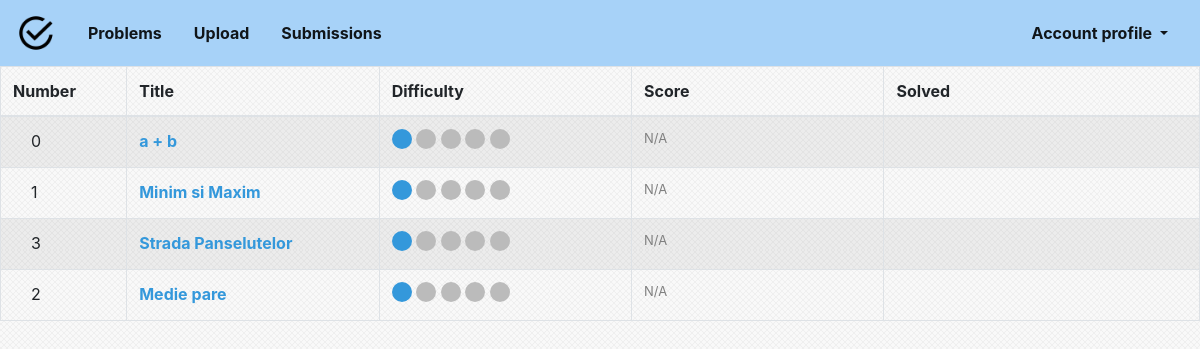
Screenshot of /checker/problem/ (signed in) with the database file from the repository.
### checker/models.py (models this page shows)
class Problem(models.Model):
    id = models.AutoField(auto_created=True, primary_key=True, serialize=False, verbose_name='ID')
    number = models.IntegerField(null=False)
    name = models.CharField(null=False, default='', max_length=100)
    solved = models.BooleanField(null=False, default=False)
    bestscore = models.IntegerField(null=False, default=0)
    coins_awarded = models.IntegerField(null=False, default=0)
    text = models.CharField(null=False, default='', max_length=10000)
    examples = models.CharField(null=False, default = '', max_length=100000)
    difficulty = models.IntegerField(null=False, default = 0)
    time_limit = models.FloatField(null=False, default = 0.0)
    memory_limit = models.IntegerField(null=False, default = 0)
    source_limit = models.IntegerField(null=False, default = 0)
    sources = models.ManyToManyField(to='checker.Document')

### checker/views.py (the view)
# urls.py: path('problem/', views.list_problems, name = 'list_problems'),
def list_problems(request):
    entries = Problem.objects.all()[::-1]
    problem_scores = [-1 for i in range(len(entries))]
    if not request.user.is_anonymous:
        user = User.objects.get(username = request.user.username)
        for source in user.profile.sent_sources.all():
            if source.score > problem_scores[source.problemobj.number]:
                problem_scores[source.problemobj.number] = source.score
    return render(request, 'problems.html', {'entries': zip(entries, problem_scores)})

### checker/context_processors.py (called while the page is built)
def percentage_solved(request):
    return {
       "percentage_solved": 0 if request.user.is_anonymous else int(len(request.user.profile.problems_solved.all()) / len(Problem.objects.all()) * 100)
    }

### checker/templates/problems.html (shortened to what this page needs)
{% extends 'base.html' %}
{% block content %}
<table class="table table-striped table-bordered">
    <thead>
        <tr>
            <th scope="col" style="width: 10%"> Number </th>
            <th scope="col" style="width: 20%"> Title </th>
            <th scope="col" style="width: 20%"> Difficulty </th>
            <th scope="col" style="width: 20%"> Score </th>
            <th scope="col" style="width: 25%"> Solved </th>
        </tr>
    </thead>
    <tbody>
    {% for entry, score in entries %}
        <tr>
            <td scope="row"  style="padding-left:30px">  {{ entry.number }} </td>
            <td> <strong> <a href="/checker/problem/{{entry.number}}/"> {{ entry.name }} </a>  </strong> </td>
            <td>
                {% for i in '12345'|make_list %}
                    {% if forloop.counter0 < entry.difficulty %}
                        <span class='bluedot'> </span>
                    {% else %}
                        <span class='dot'> </span>
                    {% endif %}
                {% endfor %}
            </td>
            <td>
            {% if score != -1 %}
                {{ score }}
            {% else %}
                <div style="font-size: 13px; color: gray"> N/A </div>
            {% endif %}
            </td>
            <td>
            </td>
        </tr>
    {% endfor %}
    </tbody>
</table>
{% endblock %}

### checker/templates/base.html (shortened to what this page needs)
{% load static %}
{% load add_attr %}
{% load imagekit %}
<!DOCTYPE html>
<html>
    <head>
        <link rel="stylesheet" href="https://stackpath.bootstrapcdn.com/bootstrap/4.4.1/css/bootstrap.min.css">
        <link rel="stylesheet" href="{% static 'css/upload.css' %}">
        <link rel="stylesheet" href="{% static 'css/loader.css' %}">
        <link rel="stylesheet" href="{% static 'css/styles/default.css' %}">
    </head>
    <body style="margin-bottom:50px">
        <nav class="navbar navbar-expand-lg navbar-light" style="background-color: #a7d2f8;">
            <a class="navbar-brand" href="/checker"> <img src="/static/img/logo.png" width="40" height="40"> </a>
            <div class="collapse navbar-collapse" id="navbarNavAltMarkup">
                <div class="navbar-nav">
                    <a class="nav-item nav-link active px-3" href="/checker/problem"> <b>Problems</b> <span class="sr-only">(current)</span></a>
                    <a class="nav-item nav-link active px-3" href="/checker/upload"> <b>Upload</b></a>
                    <a class="nav-item nav-link active px-3" href="/checker/sources"> <b>Submissions</b></a>
                </div>
            </div>
            <ul class="nav navbar-nav ml-auto">
                {% if user.is_anonymous %}
                    <a class="nav-item nav-link active px-3" href="/checker/accounts/login"> <b> Login </b></a>
                {% else %}
                    <li class="nav-item dropdown">
                        <a class="nav-link dropdown-toggle active px-3" href="#" id="navbarDropdown" role="button" data-toggle="dropdown" aria-haspopup="true" aria-expanded="false">
                            <b> Account profile </b>
                        </a>
                    </li>
                {% endif %}
            </ul>
        </nav>
        {% block content %}
        {% endblock %}
    </body>
</html>

### checker/static/css/upload.css (style rules this page uses)
body { background: url(/static/img/background.jpg); }

### checker/static/css/loader.css (style rules this page uses)
table { text-align: left; }
.dot { height: 20px; width: 20px; background-color: #bbb; border-radius: 50%; display: inline-block; }
.bluedot { height: 20px; width: 20px; background-color: #3498db; border-radius: 50%; display: inline-block; }
a:link { color: #3498db; text-decoration: none; }
a, a:link, a:hover, a:visited, a:active, a:focus { background-color: transparent !important; }

### rows the page displays
Problem: number "0", name "a + b", difficulty 1 (drawn)
Problem: number "1", name "Minim si Maxim", difficulty 1 (drawn)
Problem: number "3", name "Strada Panselutelor", difficulty 1 (drawn)
Problem: number "2", name "Medie pare", difficulty 1 (drawn)
